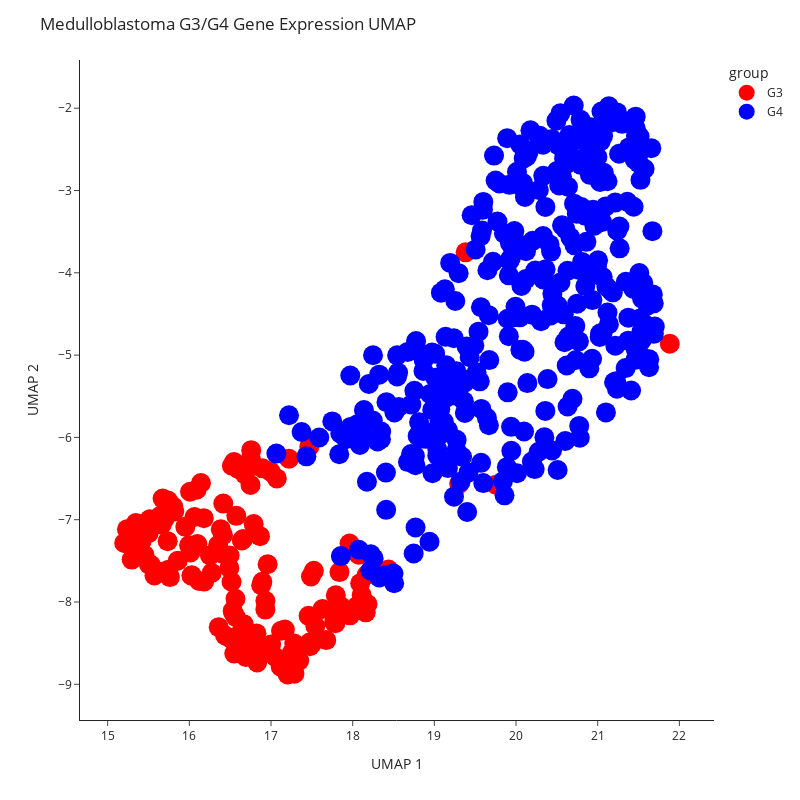

Notebook code for this chart:
### Markdown cell above
# UMAP Visualization of Preprocessed Data

### Code cell
from medulloblastoma.plots import plot_umap_binary

# Discrete color mapping for G3/G4 subtypes
dict_medulloblastoma = {
    'G3': 'red',  # Red for G3
    'G4': 'blue'   # Blue for G4
}

# Generate UMAP with discrete subtype coloring
plot_umap_binary(
    data=data_g3g4,
    clinical=metadata_g3g4,
    colors_dict=dict_medulloblastoma,
    n_components=2,
    save_fig=True,
    save_as="initial_medulloblastoma_umap",
    seed=2023,
    title="Medulloblastoma G3/G4 Gene Expression UMAP",
    marker_size=20
)

### Figure 1 — Plotly figure (JSON) as saved in the notebook; plotly's stock layout.template omitted (floating-point values rounded to 4 significant figures; data arrays with more than 128 entries replaced by an {"elided": "..."} marker saying what was removed)
{"data": [{"hovertemplate": "<b>%{hovertext}</b><br><br>group=G3<br>UMAP_1=%{x}<br>UMAP_2=%{y}<extra></extra>", "hovertext": {"elided": "144 str values"}, "legendgroup": "G3", "marker": {"color": "red", "size": 20, "symbol": "circle"}, "mode": "markers", "name": "G3", "orientation": "v", "showlegend": true, "type": "scatter", "x": {"elided": "144 float values"}, "xaxis": "x", "y": {"elided": "144 float values"}, "yaxis": "y"}, {"hovertemplate": "<b>%{hovertext}</b><br><br>group=G4<br>UMAP_1=%{x}<br>UMAP_2=%{y}<extra></extra>", "hovertext": {"elided": "326 str values"}, "legendgroup": "G4", "marker": {"color": "blue", "size": 20, "symbol": "circle"}, "mode": "markers", "name": "G4", "orientation": "v", "showlegend": true, "type": "scatter", "x": {"elided": "326 float values"}, "xaxis": "x", "y": {"elided": "326 float values"}, "yaxis": "y"}], "layout": {"height": 800, "legend": {"title": {"text": "group"}, "tracegroupgap": 0}, "margin": {"t": 60}, "title": {"text": "Medulloblastoma G3/G4 Gene Expression UMAP"}, "width": 800, "xaxis": {"anchor": "y", "domain": [0, 1], "title": {"text": "UMAP 1"}}, "yaxis": {"anchor": "x", "domain": [0, 1], "title": {"text": "UMAP 2"}}}}
